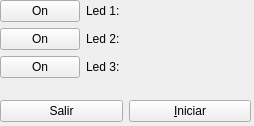
<?xml version="1.0" encoding="UTF-8"?>
<ui version="4.0">
 <class>Form</class>
 <widget class="QWidget" name="Form">
  <property name="geometry">
   <rect>
    <x>0</x>
    <y>0</y>
    <width>254</width>
    <height>126</height>
   </rect>
  </property>
  <property name="windowTitle">
   <string>Conexión pinguino </string>
  </property>
  <property name="windowIcon">
   <iconset resource="../iconos/iconos.qrc">
    <normaloff>:/led.svg</normaloff>:/led.svg</iconset>
  </property>
  <widget class="QWidget" name="layoutWidget">
   <property name="geometry">
    <rect>
     <x>0</x>
     <y>0</y>
     <width>251</width>
     <height>122</height>
    </rect>
   </property>
   <layout class="QGridLayout" name="gridLayout">
    <item row="0" column="2">
     <layout class="QVBoxLayout" name="verticalLayout_3">
      <item>
       <widget class="KLed" name="kled_1">
        <property name="state">
         <enum>KLed::Off</enum>
        </property>
       </widget>
      </item>
      <item>
       <widget class="KLed" name="kled_2">
        <property name="state">
         <enum>KLed::Off</enum>
        </property>
       </widget>
      </item>
      <item>
       <widget class="KLed" name="kled_3">
        <property name="state">
         <enum>KLed::Off</enum>
        </property>
       </widget>
      </item>
     </layout>
    </item>
    <item row="0" column="1">
     <layout class="QVBoxLayout" name="verticalLayout_4">
      <item>
       <widget class="QLabel" name="label">
        <property name="text">
         <string>Led 1:</string>
        </property>
       </widget>
      </item>
      <item>
       <widget class="QLabel" name="label_2">
        <property name="text">
         <string>Led 2:</string>
        </property>
       </widget>
      </item>
      <item>
       <widget class="QLabel" name="label_3">
        <property name="text">
         <string>Led 3:</string>
        </property>
       </widget>
      </item>
     </layout>
    </item>
    <item row="0" column="0">
     <layout class="QVBoxLayout" name="verticalLayout_2">
      <item>
       <widget class="QPushButton" name="boton_led1">
        <property name="toolTip">
         <string>&lt;html&gt;&lt;head/&gt;&lt;body&gt;&lt;p&gt;Cambia el estado de el &lt;span style=&quot; font-weight:600;&quot;&gt;led 1&lt;/span&gt;&lt;span style=&quot; font-style:italic;&quot;&gt;[Off/On]&lt;/span&gt;, en la placa pinguino y en la aplicacion.&lt;/p&gt;&lt;/body&gt;&lt;/html&gt;</string>
        </property>
        <property name="text">
         <string>On</string>
        </property>
        <property name="icon">
         <iconset resource="../iconos/iconos.qrc">
          <normaloff>:/ok.svg</normaloff>:/ok.svg</iconset>
        </property>
       </widget>
      </item>
      <item>
       <widget class="QPushButton" name="boton_led2">
        <property name="toolTip">
         <string>&lt;html&gt;&lt;head/&gt;&lt;body&gt;&lt;p&gt;Cambia el estado de el &lt;span style=&quot; font-weight:600;&quot;&gt;led 2&lt;/span&gt;&lt;span style=&quot; font-style:italic;&quot;&gt;[Off/On]&lt;/span&gt;, en la placa pinguino y en la aplicacion.&lt;/p&gt;&lt;/body&gt;&lt;/html&gt;</string>
        </property>
        <property name="text">
         <string>On</string>
        </property>
        <property name="icon">
         <iconset resource="../iconos/iconos.qrc">
          <normaloff>:/ok.svg</normaloff>:/ok.svg</iconset>
        </property>
       </widget>
      </item>
      <item>
       <widget class="QPushButton" name="boton_led3">
        <property name="toolTip">
         <string>&lt;html&gt;&lt;head/&gt;&lt;body&gt;&lt;p&gt;Cambia el estado de el &lt;span style=&quot; font-weight:600;&quot;&gt;led 3&lt;/span&gt;&lt;span style=&quot; font-style:italic;&quot;&gt;[Off/On]&lt;/span&gt;, en la placa pinguino y en la aplicacion.&lt;/p&gt;&lt;/body&gt;&lt;/html&gt;</string>
        </property>
        <property name="text">
         <string>On</string>
        </property>
        <property name="icon">
         <iconset resource="../iconos/iconos.qrc">
          <normaloff>:/ok.svg</normaloff>:/ok.svg</iconset>
        </property>
       </widget>
      </item>
     </layout>
    </item>
    <item row="1" column="0">
     <spacer name="verticalSpacer">
      <property name="orientation">
       <enum>Qt::Vertical</enum>
      </property>
      <property name="sizeHint" stdset="0">
       <size>
        <width>20</width>
        <height>40</height>
       </size>
      </property>
     </spacer>
    </item>
    <item row="2" column="0" colspan="3">
     <layout class="QHBoxLayout" name="horizontalLayout">
      <item>
       <widget class="QPushButton" name="boton_salir">
        <property name="toolTip">
         <string>&lt;html&gt;&lt;head/&gt;&lt;body&gt;&lt;p&gt;Cierra correctamente la conexión con el pinguino y termina la aplicacion.&lt;/p&gt;&lt;/body&gt;&lt;/html&gt;</string>
        </property>
        <property name="text">
         <string>Salir</string>
        </property>
        <property name="icon">
         <iconset resource="../iconos/iconos.qrc">
          <normaloff>:/exit.svg</normaloff>:/exit.svg</iconset>
        </property>
       </widget>
      </item>
      <item>
       <widget class="QPushButton" name="boton_iniciar">
        <property name="toolTip">
         <string>&lt;html&gt;&lt;head/&gt;&lt;body&gt;&lt;p&gt;Da inicio a la &lt;span style=&quot; font-weight:600;&quot;&gt;conexión&lt;/span&gt; con el pinguino.&lt;/p&gt;&lt;/body&gt;&lt;/html&gt;</string>
        </property>
        <property name="text">
         <string>&amp;Iniciar</string>
        </property>
        <property name="icon">
         <iconset resource="../iconos/iconos.qrc">
          <normaloff>:/conectar.svg</normaloff>:/conectar.svg</iconset>
        </property>
       </widget>
      </item>
     </layout>
    </item>
   </layout>
  </widget>
 </widget>
 <customwidgets>
  <customwidget>
   <class>KLed</class>
   <extends>QWidget</extends>
   <header>kled.h</header>
  </customwidget>
 </customwidgets>
 <tabstops>
  <tabstop>boton_led1</tabstop>
  <tabstop>boton_led2</tabstop>
  <tabstop>boton_led3</tabstop>
  <tabstop>boton_iniciar</tabstop>
  <tabstop>boton_salir</tabstop>
 </tabstops>
 <resources>
  <include location="../iconos/iconos.qrc"/>
 </resources>
 <connections>
  <connection>
   <sender>boton_salir</sender>
   <signal>clicked()</signal>
   <receiver>Form</receiver>
   <slot>close()</slot>
   <hints>
    <hint type="sourcelabel">
     <x>79</x>
     <y>116</y>
    </hint>
    <hint type="destinationlabel">
     <x>96</x>
     <y>133</y>
    </hint>
   </hints>
  </connection>
 </connections>
</ui>
